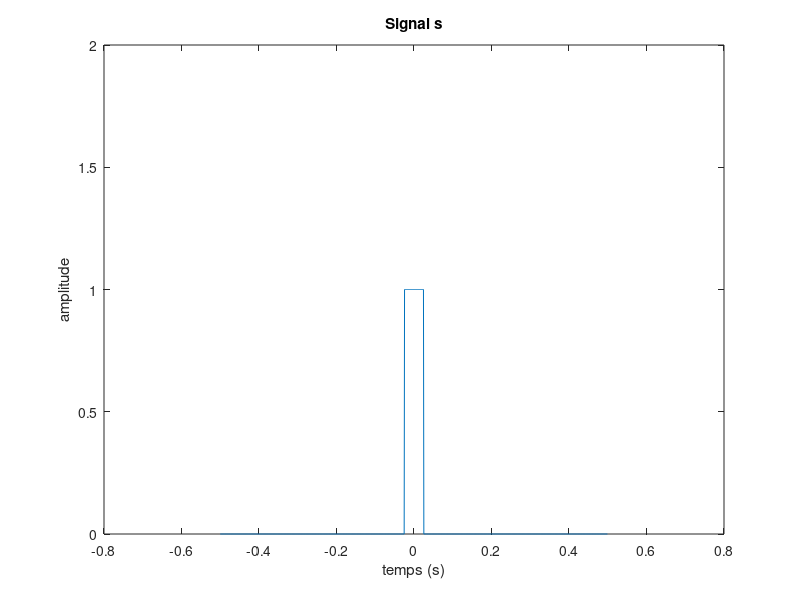
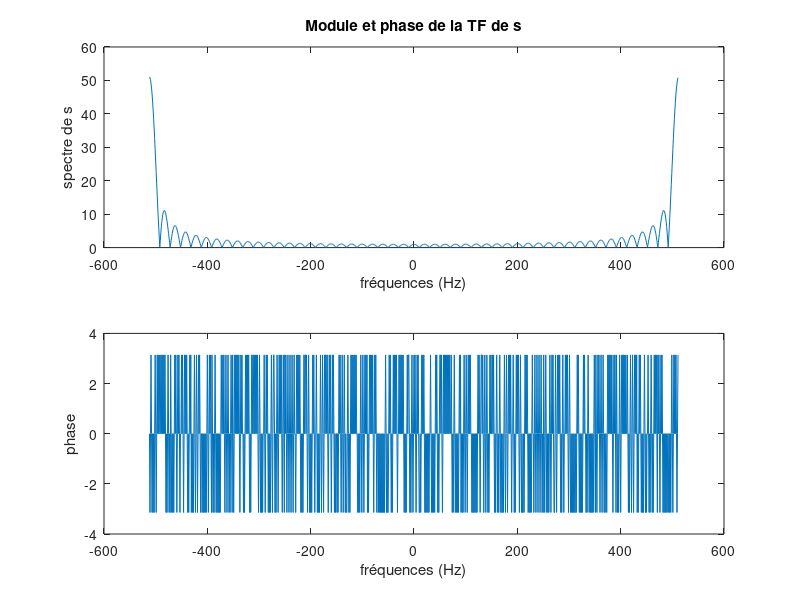
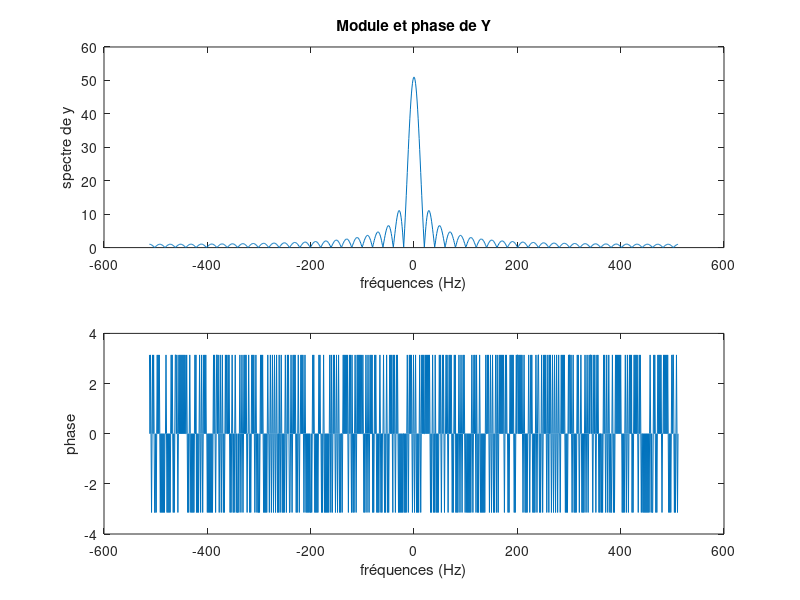
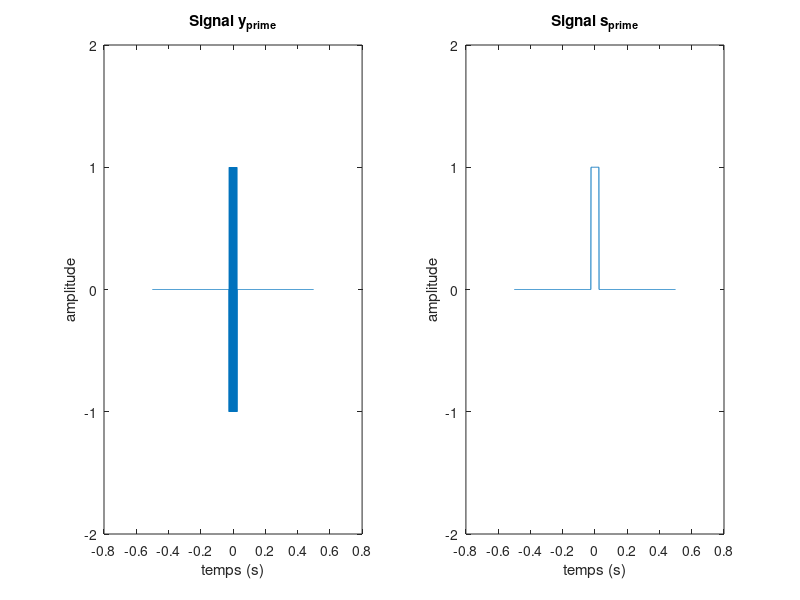

These charts were generated, in order, by the following MATLAB code:
%   SIG - Initiation Traitement Signal - TP1    %
clear all;  % efface toutes les variables déjÃ  créées 
close all;  % ferme toutes les figures
clc;        % efface l'historique des commandes

% A executer une fois dans la fenetre de commandes si sur Octave
% pkg load signal;

%% Partie 1 : Convolution et Transformee de Fourier

%% 1/
% Initialisation
fe = 1024;                            % Frequence d'echantillonage en Hz
te = 1/fe;                            % Periode d'echantillonage en s
D = 1;                                % Durée du signal en s
t = -D/2 : te : (D/2)-te;             % Creation de l'axe temporel
T = 25;                               % Largeur de la porte en nb d'echantillons

% Création du signal s
s = ones(size(t));
s(t > (T/fe)) = 0;
s(t < -(T/fe)) = 0;

% Affichage du signal
figure(1);
plot(t, s);
ylim([0 2])
title('Signal s');
xlabel('temps (s)');
ylabel('amplitude');

%% 2/
f = -fe/2 : fe/length(s) : fe/2 - fe/length(s); % Creation de l'axe des frequences
S = fft(s);                                     % TF du signal s

% Affichage
figure(2);
subplot(2, 1, 1); plot(f, abs(S));
xlabel('fréquences (Hz)');
ylabel('spectre de s');
title('Module et phase de la TF de s');
subplot(2, 1, 2); plot(f, angle(S));
xlabel('fréquences (Hz)');
ylabel('phase');

%% 3/
Y = fftshift(S);    % Permutation a l'aide de fftshift
figure(3);
subplot(2, 1, 1); plot(f, abs(Y));
xlabel('fréquences (Hz)');
ylabel('spectre de y');
title('Module et phase de Y');
subplot(2, 1, 2); plot(f, angle(Y));
xlabel('fréquences (Hz)');
ylabel('phase');

%% 4/
y_prime = ifft(Y);  % ITF de Y, Y etant fftshift(S)
s_prime = ifft(S);  % ITF de S
figure(4);
subplot(1, 2, 1); plot(t , y_prime);
ylim([-2 2]);
xlabel('temps (s)');
ylabel('amplitude');
title('Signal y_{prime}');
subplot(1, 2, 2); plot(t, s_prime);
ylim([-2 2]);
xlabel('temps (s)');
ylabel('amplitude');
title('Signal s_{prime}');

%% 5/
x = conv(s, s, 'same'); % Produit de convolution, l'argument 'same' permet 
                        % de retourner la convolution sur le meme nombre de 
                        % points que le signal de depart.
figure(5);
plot(t, x);
xlabel('temps (s)');
ylabel('amplitude');
title('Signal x');

%% 6/
X = fft(x);         % TF de x
S_carre = S.*S;     % Elevation au carre de S

figure(6);
plot(f, fftshift(X)); hold on; % affiche abs(X) pour avoir une superposition des courbes
plot(f, fftshift(S_carre), '--');
xlabel('fréquences (Hz)');
ylabel('spectres de X et S_{carre}');
legend('X','S\_carre')
title('Signaux X et S_{carre}');

%% Partie 2 : TF d'un signal carre

%% 1/
% Initialisation
fe = 1000;                      % Fréquence d'echantillonage en Hz
F = 100;                        % Fréquence du signal en Hz
te = 1/fe;                      % Periode d'echantillonage en s
N = 10;                         % Nombre de périodes
D = N/F;                        % Duree du signal en s
t = 0 : te : D-te;              % Creation de l'axe temporel

s = square(2*pi*F*t);
figure(7);
plot(t, s);
xlabel('Temps (s)');
ylabel('Amplitude');
title('Signal carre s');

%% 2/
nb_points_fft = 2^10;                                    % Nombre de points de la FFT
f = -fe/2 : fe/nb_points_fft : fe/2 - fe/nb_points_fft;  % creation du vecteur frequentiel associe

S = fft(s, nb_points_fft);  % FFT de s
figure(8);
plot(f, fftshift(abs(S)));
xlabel('fréquences (Hz)');
ylabel('spectre de s');
title('Module de la TF de s');


%% 2-extra/
%% En utilisant un signal à fréquence plus faible, on arrive à générer 
%  un vrai carré
F_p = 10;                        % Frequence du signal en Hz
f_p = -fe/2 : fe/1000 : fe/2-fe/1000 ;
D_p = N/F_p;
t_p = 0 : te : D_p-te;

s = square(2*pi*F_p*t_p);

figure(25);
plot(t_p, s);
xlabel('Temps (s)');
ylabel('Amplitude');
title('Signal carre s');
figure(26);
plot(f_p, fftshift(abs(fft(s))));
xlabel('fréquences (Hz)');
ylabel('spectre de s');
title('Module de la TF de s');


%% Partie 3 : Debruitage d'un signal par FFT

% TF et TF inverse
% Initialisation
fe = 1000;                      % Frequence d'echantillonnage en Hz
F = 10;                         % Frequence du signal en Hz
te = 1/fe;                      % Periode d'echantillonage en s
D = 1;                          % Duree du signal en s
A = 3;                          % Amplitude du signal
t = 0 : te : D - te;            % Creation de l'axe temporel


%s = cos(2*pi*10*t) + 3*cos(2*pi*55*t) - 6*cos(2*pi*122*t) % triple sinus
s = A*sin(2*pi*F*t); % sinus 
figure(9);
plot(t, s);
xlabel('Temps (s)');
ylabel('Amplitude (Amplitude (Amplitude))');
title('Signal sinusoidal s');

%% 1/
f = -fe/2 : fe/length(s) : fe/2 - fe/length(s); % Creation de l'axe des frequences
S = fft(s);  % FFT de s
figure(10);
plot(f, fftshift(abs(S)));
xlabel('fréquences (Hz)');
ylabel('spectre de s');
title('Module de la TF s');

%% 2/
s_i = ifft(S);
figure(11);
plot(t, s_i);
xlabel('temps (s)');
ylabel('Amplitude');
title('Signal s_prime issu de la ITF de la TF de s');

%% Bruit Blanc
%3/
bruit = 1*rand(1,D*fe)-0.5;  % Creation d'un bruit blanc centre d'ampitude 1
figure(12);
subplot(2, 1, 1); plot(t, bruit);
xlabel("temps (s)");
ylabel("amplitude");
title("signal et spectre du bruit");
subplot(2, 1, 2); plot(f, fftshift(abs((fft(bruit)))));
xlabel("frequence (Hz)");
ylabel("amplitude");


%% Bruitage du signal
% 4/
signal_bruite = s+0.5*A*bruit;
SIGNAL_BRUITE = fft(signal_bruite);
figure(13);
subplot(2, 1, 1); plot(t, signal_bruite);
xlabel("temps (s)");
ylabel("amplitude");
title("signal et spectre du signal bruité");
subplot(2, 1, 2); plot(f, fftshift(abs(SIGNAL_BRUITE)));
xlabel("fréquence (Hz)");
ylabel("amplitude");

%% Filtrage par FFT
%5/ et 6/

M = max(abs(SIGNAL_BRUITE));  % Amplitude maximale de la TF du signal bruite
S = 0.1;                      % Seuil à 10%
H = zeros(size(f));
for n = 1:length(f)
   if SIGNAL_BRUITE(n) > S*M
       H(n) = 1;
   end
end

SIGNAL_BRUITE_FILTRE = SIGNAL_BRUITE.*H;
signal_bruite_filtre = ifft(SIGNAL_BRUITE_FILTRE);
figure(14); 
subplot(2, 1, 1); plot(f, fftshift(abs(SIGNAL_BRUITE_FILTRE)));
xlabel("fréquence (Hz)");
ylabel("amplitude");
title("spectre et signal filtré");
subplot(2, 1, 2); plot(t, ifft(SIGNAL_BRUITE_FILTRE));
xlabel("temps (s)");
ylabel("amplitude");

% Exporte les figures ouvertes en images dans le repertoire courant
% export_figures();

